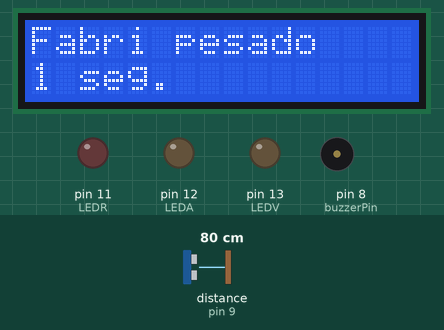
This sketch was run on a simulated Arduino Uno, built with avr-gcc and run on an emulated ATmega328P. Parts: 16×2 character LCD, output pins drawn as LEDs (lit = HIGH), buzzer (waves = sounding). Wiring (inferred from the names in the program): ultrasonic range finder: trigger pin 10; echo pin 9. Inputs (shaded band) come from the test bench; at power-on: distance to the obstacle (sensor on pin 9) 80 cm. The echo pulse lasts 58.3 µs per cm; pins used as bus, display or sensor lines are not drawn; what the sketch prints to the serial monitor is not drawn.

Above: at 1.2 s.
1.3 s: distance to the obstacle (sensor on pin 9) set to 35 cm
3.7 s: distance to the obstacle (sensor on pin 9) set to 27 cm
At 4.97 s:
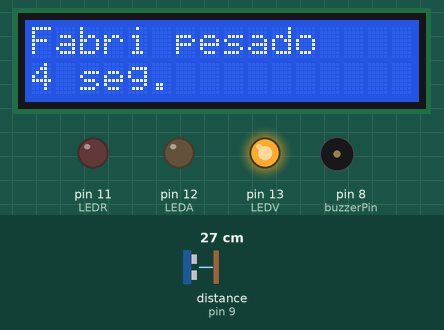
6.7 s: distance to the obstacle (sensor on pin 9) set to 22 cm
8.8 s: distance to the obstacle (sensor on pin 9) set to 18 cm
At 10.02 s:
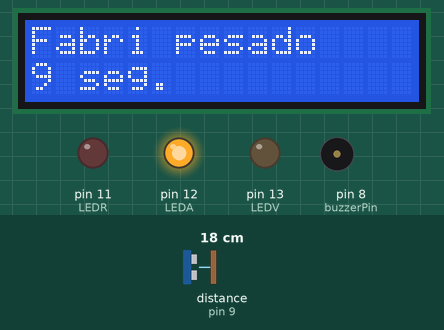
11.8 s: distance to the obstacle (sensor on pin 9) set to 2 cm
At 13.05 s:
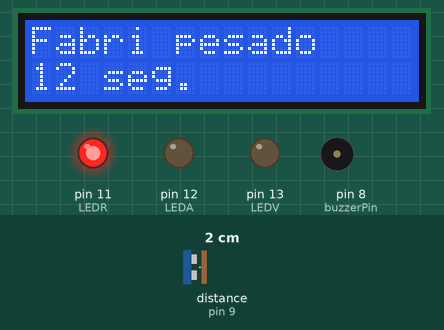
Timing chart, 0 to 15.8 s (numbered marks = the images above; inputs shaded):
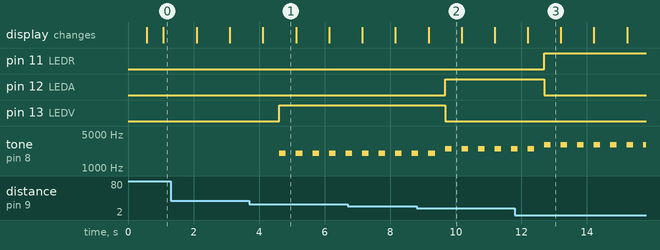

The sketch:

sketch_jun03a.ino
```cpp
#define echoPin 9 // El Echo va en el pin 9

#define triggerPin 10 // El Trigger va en el pin 10

#define buzzerPin 8 // El Buzzerr va en el pin 8

#define LEDV 13 // VERDE

#define LEDA 12 // AMARILLO

#define LEDR 11 // ROJO

#include <LiquidCrystal.h>

LiquidCrystal lcd(7, 6, 5, 4, 3, 2);


const float sonido = 34300.0; // Velocidad del sonido en cm/s

const float umbralUno = 30.0; //

const float umbralDos = 20.0;

const float umbralTres = 10.0;


void setup() {

  Serial.begin (9600);

  pinMode(triggerPin, OUTPUT);

  pinMode(echoPin, INPUT);

  pinMode(buzzerPin, OUTPUT);

  pinMode(LEDV, OUTPUT);

  pinMode(LEDR, OUTPUT);

  pinMode(LEDA, OUTPUT);

  apagarLEDs();

  lcd.begin(16,2);


}

void loop() {
  // Preparamos el sensor de ultrasonidos
  iniciarTrigger();

  // Obtenemos la distancia
  float distancia = calcularDistancia();

  // Apagamos todos los LEDs
  apagarLEDs();

  // Lanzamos alerta si estamos dentro del rango de peligro
  if (distancia < umbralUno)
  {
    // Lanzamos alertas
    alertas(distancia);
  }

  lcd.setCursor(0,0);
  lcd.print("Fabri pesado");
  lcd.setCursor(0,1);
  lcd.print(millis() / 1000);
  lcd.print(" seg.");


}

// Apaga todos los LEDs
void apagarLEDs()
{
  // Apagamos todos los LEDs
  digitalWrite(LEDV, LOW);
  digitalWrite(LEDA, LOW);
  digitalWrite(LEDR, LOW);
}

// Función que comprueba si hay que lanzar alguna alerta visual o sonora
void alertas(float distancia)
{
  if (distancia < umbralUno && distancia >= umbralDos)
  {
    // Encendemos el LED verde
    digitalWrite(LEDV, HIGH);
    tone(buzzerPin, 2000, 200);
  }
  else if (distancia < umbralDos && distancia > umbralTres)
  {
    // Encendemos el LED amarillo
    digitalWrite(LEDA, HIGH);
    tone(buzzerPin, 2500, 200);
  }
  else if (distancia <= umbralTres)
  {
    // Encendemos el LED rojo
    digitalWrite(LEDR, HIGH);
    tone(buzzerPin, 3000, 200);
  }
}

// Método que calcula la distancia a la que se encuentra un objeto.
// Devuelve una variable tipo float que contiene la distancia
float calcularDistancia()
{
  // La función pulseIn obtiene el tiempo que tarda en cambiar entre estados, en este caso a HIGH
  unsigned long tiempo = pulseIn(echoPin, HIGH);

  // Obtenemos la distancia en cm, hay que convertir el tiempo en segudos ya que está en microsegundos
  // por eso se multiplica por 0.000001
  float distancia = tiempo * 0.000001 * sonido / 2.0;
  Serial.print(distancia);
  Serial.print("cm");
  Serial.println();
  delay(500);

  return distancia;
}

// Método que inicia la secuencia del Trigger para comenzar a medir
void iniciarTrigger()
{
  // Ponemos el Triiger en estado bajo y esperamos 2 ms
  digitalWrite(triggerPin, LOW);
  delayMicroseconds(2);

  // Ponemos el pin Trigger a estado alto y esperamos 10 ms
  digitalWrite(triggerPin, HIGH);
  delayMicroseconds(10);

  // Comenzamos poniendo el pin Trigger en estado bajo
  digitalWrite(triggerPin, LOW);
}
```

Measured:
- the behaviour switches between 31 and 30 cm on distance to the obstacle (sensor on pin 9) (found by bisection; images 0 and 1)
- the behaviour switches between 21 and 20 cm on distance to the obstacle (sensor on pin 9) (found by bisection; images 1 and 2)
- after the input at 3.7 s, pin 13 (LEDV): LOW → HIGH after 0.92 s; tone on pin 8 (buzzerPin): alternates 2000 Hz for 0.20 s and silent for 0.31 s, starting after 0.92 s
- after the input at 8.8 s, pin 12 (LEDA): LOW → HIGH after 0.87 s; pin 13 (LEDV): HIGH → LOW after 0.87 s
- after the input at 11.8 s, pin 11 (LEDR): LOW → HIGH after 0.90 s; pin 12 (LEDA): HIGH → LOW after 0.90 s
- what the display in image 1 shows lasts 1.0 s, from 4.1 s to 5.1 s
